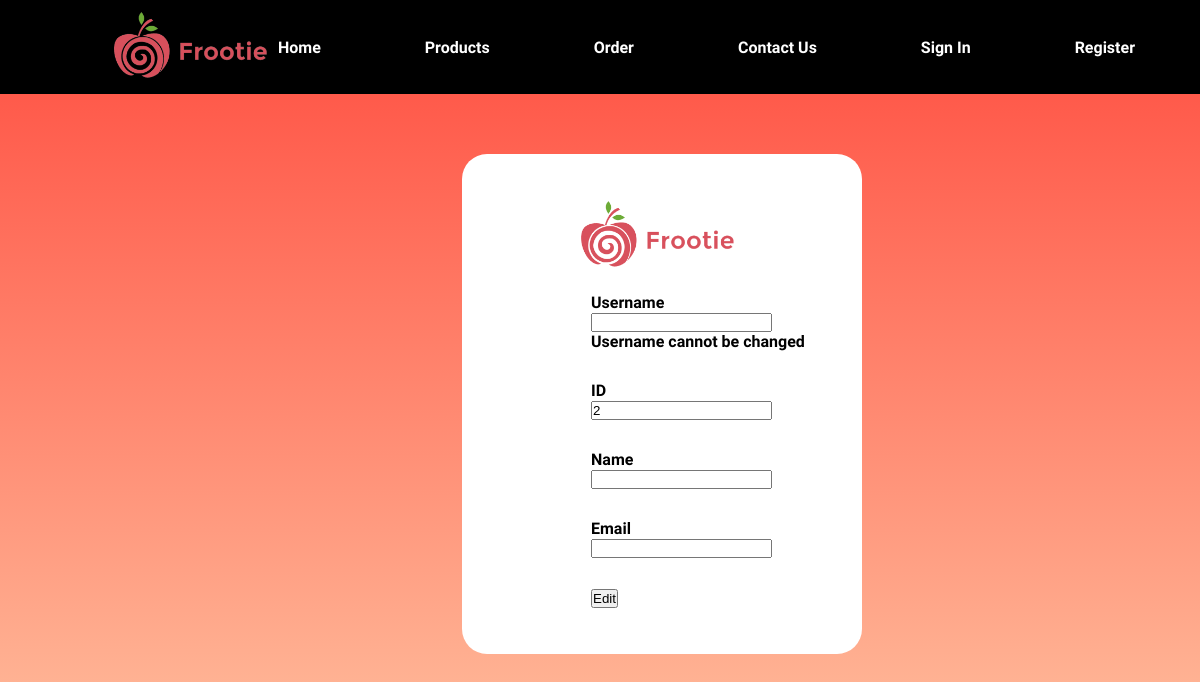
Page /user/edit.php on the earlier database version.
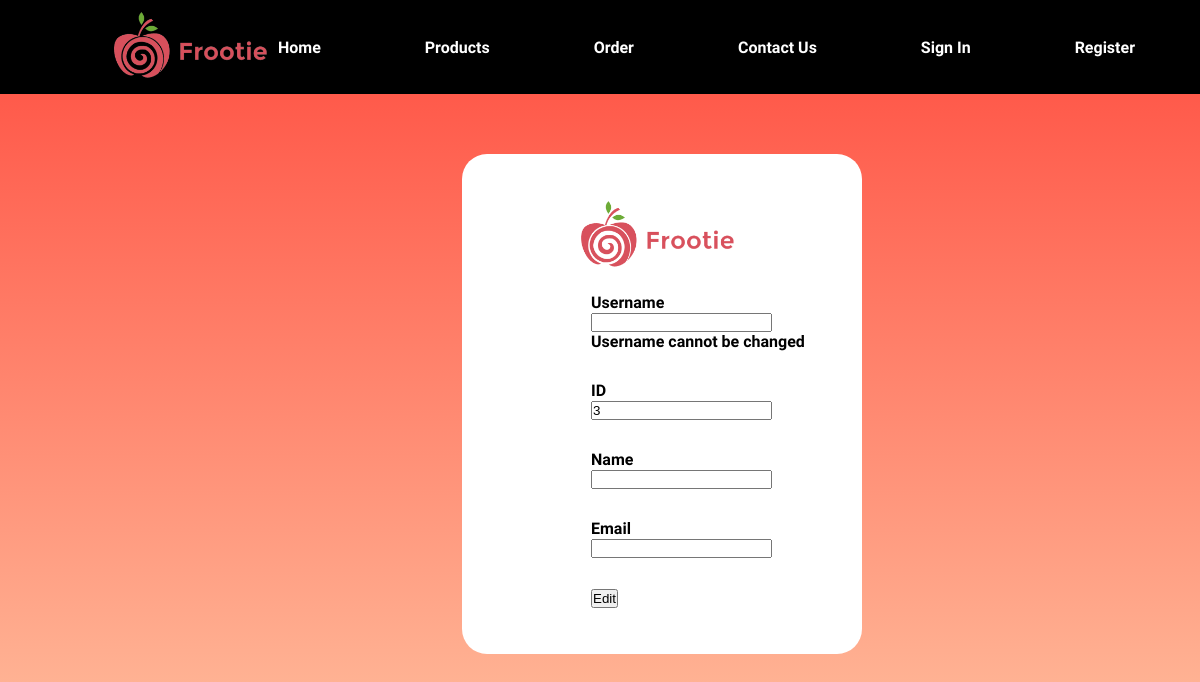
Same page on the later database version.
### tables this page shows
CREATE TABLE `users` (
  `user_id` int(11) NOT NULL,
  `username` varchar(30) NOT NULL,
  `name` varchar(200) NOT NULL,
  `password` varchar(256) NOT NULL,
  `email` varchar(200) NOT NULL,
  `status` varchar(30) NOT NULL
);

### user/user_controller.php (called while the page is built, shortened)
<?php
    function getData(){
        $conn = conn();
        $result = mysqli_query($conn, "SELECT * FROM users");
        return $result;
    }
?>

### user/edit.php (the view, shortened to what this page needs)
<?php
require 'user_controller.php';
$requiredValueRead = getData();
$row = mysqli_fetch_assoc($requiredValueRead);
?>
<!doctype html>
<html lang="en">
<head>
    <?php include "../templates/head.php"?>
    <link rel="stylesheet" href="../css/register.css">
</head>
<body>
    <?php include "../templates/navbar.php"?>
    <div class="registerUI">
        <div class="logoRegister">
            <a href="/frootie/index.php"><img src="/frootie/img/Frootie_Logo_Horizontal.png"></a>
        </div>
        <div class="registerForm">
        <form action="" method="POST">
            <ul>
                <li>
                    <h4>Username</h4>
                    <input type="text" name="username" id="username" value="<?=$row['username'];?>" readonly>
                    <h4>Username cannot be changed</h4>
                </li>
                <li>
                    <h4>ID</h4>
                    <input type="text" name="id" id="id" value="<?=$row['user_id'];?>" readonly>
                </li>
                <li>
                    <h4>Name</h4>
                    <input type="text" name="name" id="name">
                </li>
                <li>
                    <h4>Email</h4>
                    <input type="text" name="email" id="email">
                </li>
                <li>
                    <button type="submit" name="edit">Edit</button>
                </li>
            </ul>
        </form>
        </div>
    </div>
</body>
</html>

### templates/head.php (shortened to what this page needs)
<link rel="stylesheet" href="/frootie/css/template.css">

### templates/navbar.php (shortened to what this page needs)
<div class="navigationbar">
    <div class="logo">
        <a href="/frootie/index.php"><img src="/frootie/img/Frootie_Logo_Horizontal.png"></a>
    </div>
    <nav>
        <ul id= "Items">
            <li><a href="/frootie/index.php">Home</a></li>
            <li><a href="/frootie/product/product.php">Products</a></li>
            <li><a href="/frootie/order/order.php">Order</a></li>
            <li><a href="/frootie/contact.php">Contact Us</a></li>
            <li><a href="/frootie/user/sign_in.php">Sign In</a></li>
            <li><a href="/frootie/user/register.php">Register</a></li>
        </ul>
    </nav>
</div>

### css/template.css (style rules this page uses)
* { margin: 0; padding: 0; box-sizing: border-box; }
body { font-family: 'Yanone Kaffeesatz', sans-serif; background: radial-gradient(#dc143d, #fa8072); }
.logo img { height: 80px; position: relative; left: 100px; transition: 400ms; }
.navigationbar { display: flex; position: sticky; align-items: center; padding: 5px; background-color: black; }
.navigationbar nav { flex: 1; text-align: right; }
.navigationbar nav ul { display: inline-block; list-style-type: none; }
.navigationbar nav ul li { display: inline-block; margin-right: 20px; transition: transform 0.5s; }
.navigationbar nav a { text-decoration: none; color: white; font-weight: bold; padding: 40px; }

### css/register.css (style rules this page uses)
body .registerUI { float: left; background: #ffffff; border-radius: 25px; width: 400px; height: 500px; margin-top: 5%; margin-bottom: 2.5%; margin-left: 38.5%; }
body { background: linear-gradient(#ff4c3f, #ffb293); }
body .registerUI .registerForm ul { list-style-type: none; }
body .registerUI .registerForm ul li { padding: 15px; }
body .registerUI .registerForm { margin-left: 28.5%; }
.logoRegister img { height: 80px; transition: 400ms; }
.logoRegister { margin-top: 10%; margin-left: 27.5%; }

Differences in the rows shown:
removed users: id "2"
now on this page (row edited): users: id "3"
